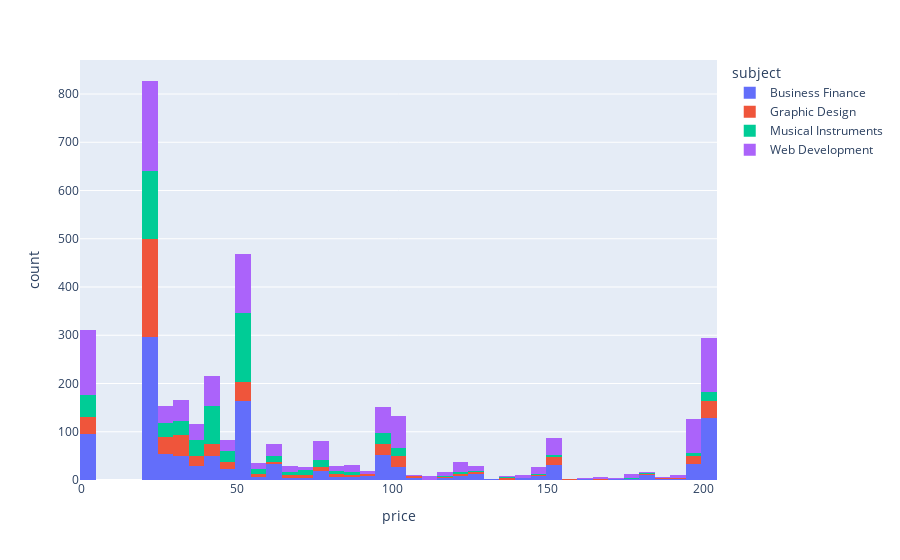

Notebook code cell kept with this figure:
### Markdown cell above
**`6. Buatlah plot distribusi harga yang tiap bin-nya terdapat proporsi untuk tiap kategori!`**

### Code cell


### Figure 1 — Plotly figure (JSON) as saved in the notebook; plotly's stock layout.template omitted (floating-point values rounded to 4 significant figures; data arrays with more than 128 entries replaced by an {"elided": "..."} marker saying what was removed)
{"data": [{"alignmentgroup": "True", "bingroup": "x", "hovertemplate": "subject=Business Finance<br>price=%{x}<br>count=%{y}<extra></extra>", "legendgroup": "Business Finance", "marker": {"color": "#636efa", "pattern": {"shape": ""}}, "name": "Business Finance", "offsetgroup": "Business Finance", "orientation": "v", "showlegend": true, "type": "histogram", "x": {"elided": "1191 int values"}, "xaxis": "x", "yaxis": "y"}, {"alignmentgroup": "True", "bingroup": "x", "hovertemplate": "subject=Graphic Design<br>price=%{x}<br>count=%{y}<extra></extra>", "legendgroup": "Graphic Design", "marker": {"color": "#EF553B", "pattern": {"shape": ""}}, "name": "Graphic Design", "offsetgroup": "Graphic Design", "orientation": "v", "showlegend": true, "type": "histogram", "x": {"elided": "602 int values"}, "xaxis": "x", "yaxis": "y"}, {"alignmentgroup": "True", "bingroup": "x", "hovertemplate": "subject=Musical Instruments<br>price=%{x}<br>count=%{y}<extra></extra>", "legendgroup": "Musical Instruments", "marker": {"color": "#00cc96", "pattern": {"shape": ""}}, "name": "Musical Instruments", "offsetgroup": "Musical Instruments", "orientation": "v", "showlegend": true, "type": "histogram", "x": {"elided": "680 int values"}, "xaxis": "x", "yaxis": "y"}, {"alignmentgroup": "True", "bingroup": "x", "hovertemplate": "subject=Web Development<br>price=%{x}<br>count=%{y}<extra></extra>", "legendgroup": "Web Development", "marker": {"color": "#ab63fa", "pattern": {"shape": ""}}, "name": "Web Development", "offsetgroup": "Web Development", "orientation": "v", "showlegend": true, "type": "histogram", "x": {"elided": "1199 int values"}, "xaxis": "x", "yaxis": "y"}], "layout": {"barmode": "relative", "legend": {"title": {"text": "subject"}, "tracegroupgap": 0}, "margin": {"t": 60}, "xaxis": {"anchor": "y", "domain": [0, 1], "title": {"text": "price"}}, "yaxis": {"anchor": "x", "domain": [0, 1], "title": {"text": "count"}}}}
